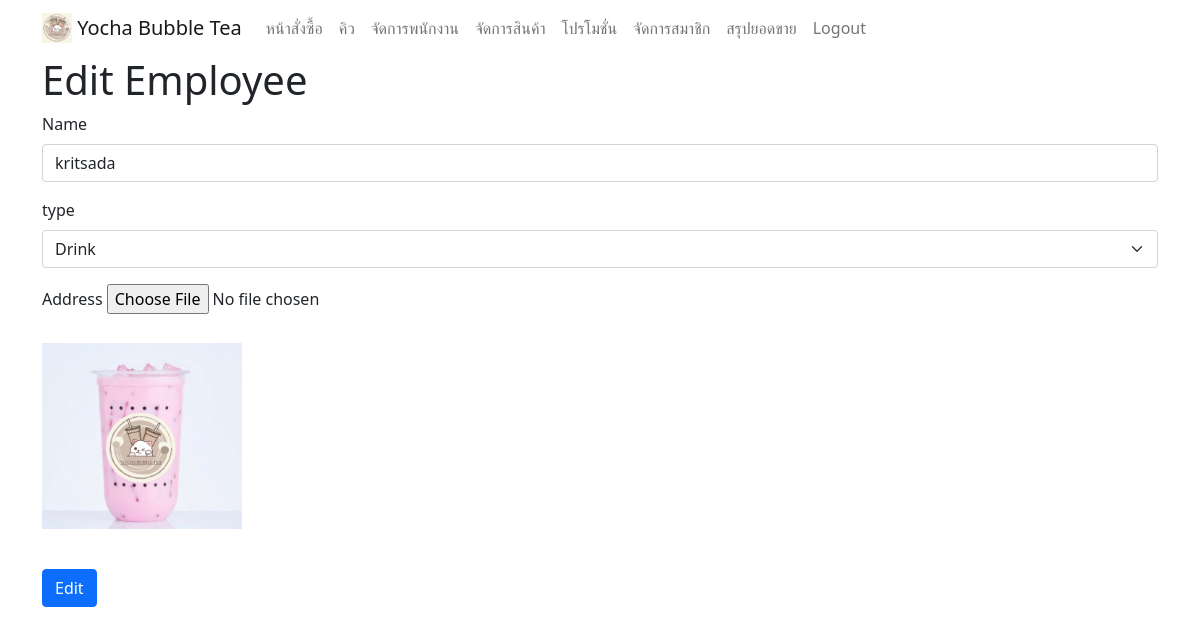
/owner/edit_product.php?id=9 (signed in), run on an earlier commit of the app's database.
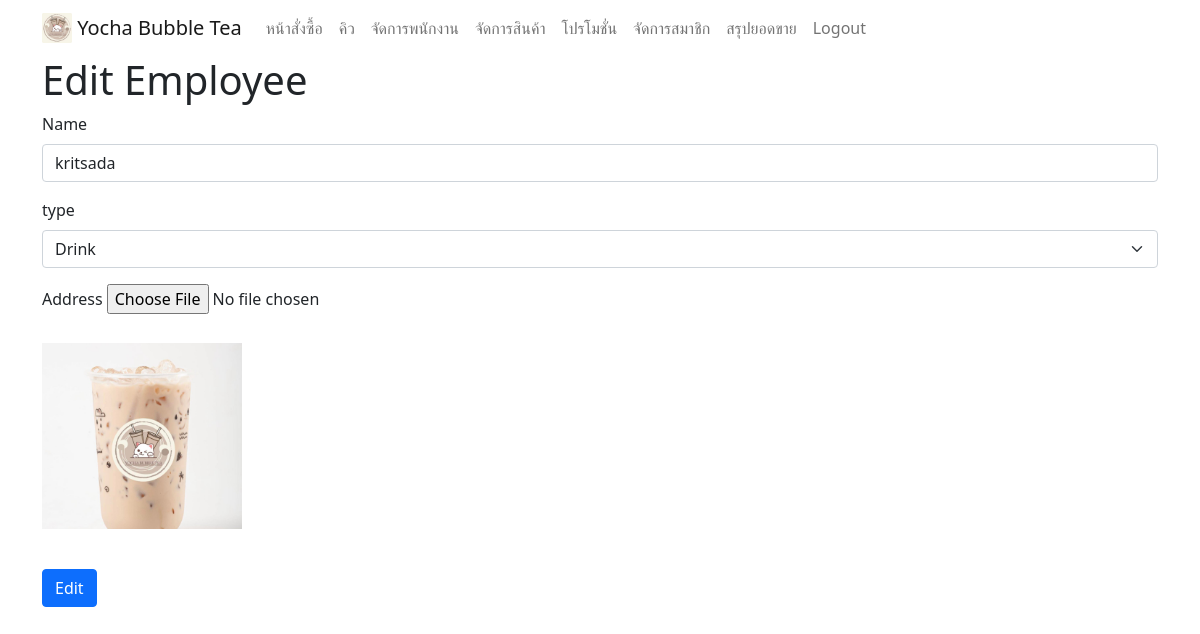
And on a later commit of the database.
### tables this page shows
CREATE TABLE `product` (
  `pro_id` int(11) NOT NULL,
  `name` varchar(50) NOT NULL,
  `type` varchar(25) NOT NULL,
  `image` varchar(100) NOT NULL
);

### owner/edit_product.php (the view, shortened to what this page needs)
<?php
include("navbar_owner.php");
include ("../connection.php");
$id = $_GET['id'];
$sql = "SELECT * FROM product WHERE pro_id = $id";
$result = $conn->query($sql);
$row = $result->fetch_assoc()
?>
<div class="container">
    <h1>Edit Employee</h1>
    <form action="edit_product_p.php"  method="post" enctype="multipart/form-data">
      <div class="mb-3">
        <label for="name" class="form-label">Name</label>
        <input type="text" class="form-control" id="name" name="name" value="<?php echo $row["name"] ?>">
      </div>
      <div class="mb-3">
        <label for="type" class="form-label">type</label>
        <select class="form-select" id="type" name="type" required>
          <option value="drink" <?php echo ($row['type'] == 'drink') ? 'selected' : ''; ?> >Drink</option>
        </select>
      </div>
      <div class="mb-3">
        <label for="address" class="form-label">Address</label>
        <input type="file" name="fileToUpload" id="fileToUpload"><br><br>
        <img id="imagePreview" src="../assets/img/product/<?php echo $row["image"] ?>" alt="Image Preview" style="max-width: 200px;"><br><br>
      </div>
      <button type="submit" class="btn btn-primary">Edit</button>
    </form>
  </div>

What changed in the data, as far as the page shows it:
changed product "kritsada": image: a different picture
